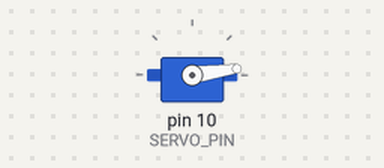
Simulated run of this sketch. Board: Arduino Uno, built with avr-gcc and run on an emulated ATmega328P. Parts: servo.

Above: at 0.05 s.
At 0.75 s:
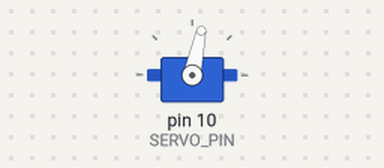
At 1.45 s:
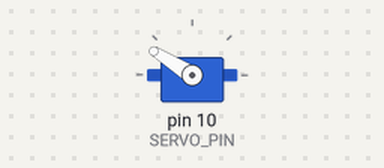
At 2.85 s:
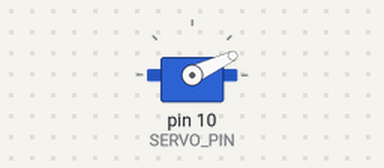
Timing chart, 0 to 7.0 s (numbered marks = the images above):
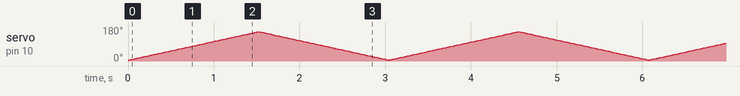

The sketch:

servo1.ino
```cpp
/* Sweeping servo motor */

#include <Servo.h>

const uint8_t SERVO_PIN = 10;

Servo s;            // create servo objet;
int pos = 0;        // position

void setup() {
    s.attach(SERVO_PIN);        // attach servo object to SERVO_PIN
}

void loop() {
    for (pos = 5; pos <= 155; pos += 1) {
        s.write(pos);
        delay(10);
    }
    for (pos = 155; pos >= 6; pos -= 1) {
        s.write(pos);
        delay(10);
    }
}
```
